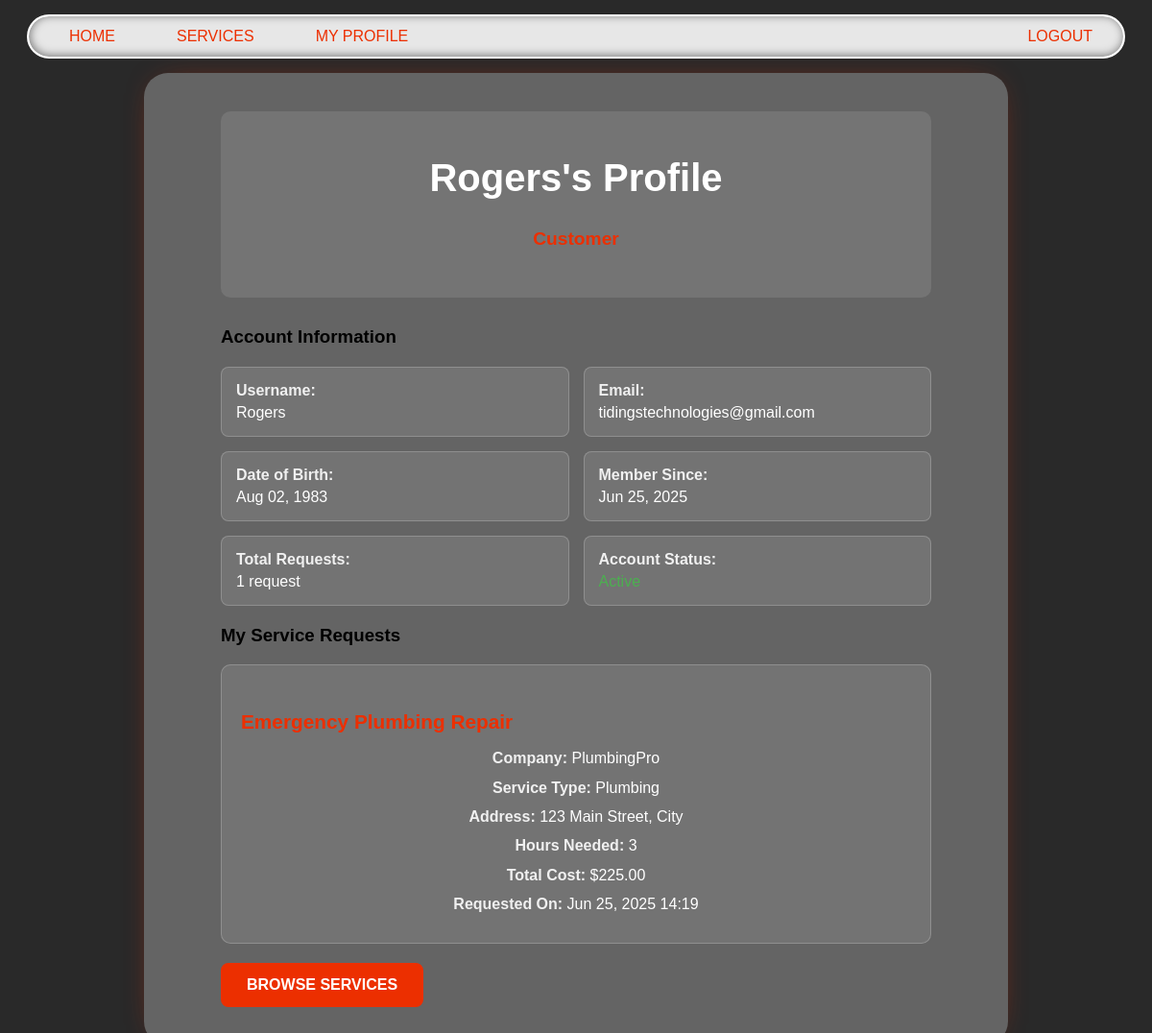
The page /customer/Rogers on the database its author committed.
### users/models.py (models this page shows)
class User(AbstractUser):
    email = models.EmailField(unique=True)  # ✅ Changed from CharField to EmailField for proper email validation
    is_company = models.BooleanField(default=False)
    is_customer = models.BooleanField(default=False)

class Customer(models.Model):
    user = models.OneToOneField(User, on_delete=models.CASCADE)
    date_of_birth = models.DateField(null=True, blank=True)  # ✅ Added relevant field for user profile

class Company(models.Model):
    FIELD_CHOICES = [
        ("Air Conditioner", "Air Conditioner"),
        ("All in One", "All in One"),
        ("Carpentry", "Carpentry"),
        ("Electricity", "Electricity"),
        ("Gardening", "Gardening"),
        ("Home Machines", "Home Machines"),
        ("Housekeeping", "Housekeeping"),  # ✅ Fixed spelling from "House Keeping"
        ("Interior Design", "Interior Design"),
        ("Locks", "Locks"),
        ("Painting", "Painting"),
        ("Plumbing", "Plumbing"),
        ("Water Heaters", "Water Heaters"),
    ]
    user = models.OneToOneField(User, on_delete=models.CASCADE, primary_key=True)
    field_of_work = models.CharField(max_length=70, choices=FIELD_CHOICES)  # ✅ Renamed field for clarity
    rating = models.IntegerField(validators=[MinValueValidator(0), MaxValueValidator(5)], default=0)

### services/models.py (models this page shows, shortened)
class ServiceRequest(models.Model):
    customer = models.ForeignKey(Customer, on_delete=models.CASCADE)
    service = models.ForeignKey(Service, on_delete=models.CASCADE)
    address = models.CharField(max_length=255)
    hours_needed = models.PositiveIntegerField()
    request_date = models.DateTimeField(auto_now_add=True)
    def calculated_cost(self):
        return self.service.price_hour * self.hours_needed

class Service(models.Model):
    FIELD_CHOICES = [
        ("Air Conditioner", "Air Conditioner"),
        ("All in One", "All in One"),
        ("Carpentry", "Carpentry"),
        ("Electricity", "Electricity"),
        ("Gardening", "Gardening"),
        ("Home Machines", "Home Machines"),
        ("Housekeeping", "Housekeeping"),  # ✅ Fixed spelling from "House Keeping"
        ("Interior Design", "Interior Design"),
        ("Locks", "Locks"),
        ("Painting", "Painting"),
        ("Plumbing", "Plumbing"),
        ("Water Heaters", "Water Heaters"),
    ]
    company = models.ForeignKey(Company, on_delete=models.CASCADE)
    name = models.CharField(max_length=40)
    description = models.TextField()
    price_hour = models.DecimalField(decimal_places=2, max_digits=8, validators=[MinValueValidator(0.00)])  # ✅ Fixed max_digits from 100 to 8 for realistic pricing
    field = models.CharField(max_length=30, choices=FIELD_CHOICES)
    date_created = models.DateTimeField(auto_now_add=True)  # ✅ Changed from auto_now=True to auto_now_add=True

### netfix/views.py (the view)
# urls.py: path('customer/<slug:name>', v.customer_profile, name='customer_profile'),
def customer_profile(request, name):
    user = get_object_or_404(User, username=name)
    if hasattr(user, 'customer'):
        customer = user.customer
        service_requests = ServiceRequest.objects.filter(customer=customer).order_by('-request_date')
        return render(request, 'users/customer_profile.html', {
            'user': user,
            'customer': customer,
            'service_requests': service_requests
        })
    else:
        return render(request, 'users/error.html', {'message': 'User is not a customer'})

### users/templates/users/customer_profile.html (shortened to what this page needs)
{% extends 'main/base.html' %}
{% block content %}
    <div class="profile-container">
        <div class="profile-header">
            <h1>{{ user.username }}'s Profile</h1>
            <p class="profile-type">Customer</p>
        </div>
        <div class="profile-info">
            <h3>Account Information</h3>
            <div class="info-grid">
                <div class="info-item">
                    <label>Username:</label>
                    <span>{{ user.username }}</span>
                </div>
                <div class="info-item">
                    <label>Email:</label>
                    <span>{{ user.email }}</span>
                </div>
                {% if customer.date_of_birth %}
                <div class="info-item">
                    <label>Date of Birth:</label>
                    <span>{{ customer.date_of_birth|date:"M d, Y" }}</span>
                </div>
                {% endif %}
                <div class="info-item">
                    <label>Member Since:</label>
                    <span>{{ user.date_joined|date:"M d, Y" }}</span>
                </div>
                <div class="info-item">
                    <label>Total Requests:</label>
                    <span>{{ service_requests.count }} request{{ service_requests.count|pluralize }}</span>
                </div>
                <div class="info-item">
                    <label>Account Status:</label>
                    <span>
                        {% if user.is_active %}
                            <span style="color: #4CAF50;">Active</span>
                        {% else %}
                            <span style="color: #f44336;">Inactive</span>
                        {% endif %}
                    </span>
                </div>
            </div>
        </div>
        <div class="service-requests">
            <h3>My Service Requests</h3>
            {% if service_requests %}
                <div class="requests-list">
                    {% for request in service_requests %}
                        <div class="request-card">
                            <h4>{{ request.service.name }}</h4>
                            <div class="request-details">
                                <p><strong>Company:</strong> {{ request.service.company.user.username }}</p>
                                <p><strong>Service Type:</strong> {{ request.service.field }}</p>
                                <p><strong>Address:</strong> {{ request.address }}</p>
                                <p><strong>Hours Needed:</strong> {{ request.hours_needed }}</p>
                                <p><strong>Total Cost:</strong> ${{ request.calculated_cost }}</p>
                                <p><strong>Requested On:</strong> {{ request.request_date|date:"M d, Y H:i" }}</p>
                            </div>
                        </div>
                    {% endfor %}
                </div>
            {% else %}
                <p class="no-requests">You haven't made any service requests yet.</p>
                <a href="/services/" class="btn btn-primary">Browse Services</a>
            {% endif %}
        </div>
        <div class="profile-actions">
            <a href="/services/" class="btn btn-primary">Browse Services</a>
        </div>
    </div>
{% endblock %}

### main/templates/main/base.html (shortened to what this page needs)
{% load static %}
<!DOCTYPE html>
<html lang="en">
  <head>
    <link
      rel="stylesheet"
      type="text/css"
      href="{% static 'css/style.css' %}"
    />
  </head>
  <body>
    {% include 'main/navbar.html' %}
    <div class='content'>
      {% block content %} replace me {% endblock %}
    </div>
  </body>
</html>

### main/templates/main/navbar.html (shortened to what this page needs)
<nav class="navbar">
    <ul>
        <li><a href="/">Home</a></li>
        <li>
            <a href="/services/">Services</a>
        </li>
        {% if user.is_authenticated %}
            {% if user.is_company %}
                <li><a href="/services/create/">Create Service</a></li>
                <li><a href="/company/{{ user.username }}">My Profile</a></li>
            {% elif user.is_customer %}
                <li><a href="/customer/{{ user.username }}">My Profile</a></li>
            {% endif %}
            <li class="last_navbar"><a href="/logout/">Logout</a></li>
        {% else %}
            <li><a href="/register/">Register</a></li>
            <li class="last_navbar"><a href="/register/login/">Login</a></li>
        {% endif %}
    </ul>
</nav>

### static/css/style.css (style rules this page uses)
body { background: #292929; font-family: 'Lexend Exa', sans-serif; padding: 0; margin: 0; }
a { color: #ee5e4b; text-decoration: none; }
.content { background-color: #646464; margin: 0 auto; width: 65%; padding: 20px 60px; box-shadow: 0px 0px 35px -20px #ec2f00; border-radius: 25px; }
.content p { text-align: center; margin: 30px 0px; white-space: pre-line; }
.btn { display: inline-block; padding: 12px 25px; border-radius: 8px; text-decoration: none; font-weight: bold; text-transform: uppercase; transition: all 0.3s ease; border: 2px solid transparent; cursor: pointer; }
.btn-primary { background: #ec2f00; color: white; border-color: #ec2f00; }
.navbar { position: sticky; top: 15px; box-shadow: inset 1px -1px 10px rgb(116, 116, 116); border: 2px solid white; border-radius: 30px; animation: slide-in 1s ease-out; background-color: #e7e7e7; width: 95%; margin: 0 auto; margin-bottom: 30px; }
.navbar ul { position: relative; display: flex; flex: 1 1 auto; margin: 0; padding: 0 30px; list-style-type: none; }
.navbar ul li:not(:last-child) { margin-right: 40px; }
.navbar ul li { border: 2px solid transparent; border-radius: 5px; padding: 10px; transition: background 0.2s; }
.navbar ul li a { color: #ec2f00; text-decoration: none; text-transform: uppercase; transition: color 0.2s; }
.last_navbar { right: 0; position: absolute; margin-right: 20px; }
span { background-color: #3834343d; border-radius: 30px; box-shadow: 0px 0px 23px 1px #2423213d; padding: 5px 10px; margin: 5px 0px; }
.request-card { background: rgba(255,255,255,0.1); border-radius: 10px; padding: 20px; margin-bottom: 20px; border: 1px solid rgba(255,255,255,0.2); transition: transform 0.3s ease, box-shadow 0.3s ease; }
.request-card h4 { color: #ec2f00; margin-bottom: 15px; font-size: 1.3rem; }
.request-details p { color: #fff; margin: 8px 0; line-height: 1.4; }
.request-details strong { color: #f0f0f0; }
.requests-list, .services-list { display: grid; gap: 20px; }
.profile-container, .login-container, .create-service-container, .request-service-container { max-width: 800px; margin: 0 auto; padding: 20px; }
.profile-header, .service-header { text-align: center; margin-bottom: 30px; padding: 20px; background: rgba(255,255,255,0.1); border-radius: 10px; }
.profile-header h1, .service-header h1 { color: #fff; font-size: 2.5rem; margin-bottom: 10px; }
.profile-type, .service-category { color: #ec2f00; font-size: 1.2rem; font-weight: bold; }
.info-grid, .detail-grid { display: grid; grid-template-columns: repeat(auto-fit, minmax(250px, 1fr)); gap: 15px; margin: 20px 0; }
.info-item, .detail-item { background: rgba(255,255,255,0.1); padding: 15px; border-radius: 8px; border: 1px solid rgba(255,255,255,0.2); }
.info-item label, .detail-item label { color: #f0f0f0; font-weight: bold; display: block; margin-bottom: 5px; }
.info-item span, .detail-item span { color: #fff; background: none; box-shadow: none; padding: 0; margin: 0; }

### rows shown on the page
User: username "Rogers", email "tidingstechnologies@gmail.com", date_joined "Jun 25, 2025"
Customer: date_of_birth "Aug 02, 1983"
ServiceRequest: service.company.user.username "PlumbingPro", service.field "Plumbing", address "123 Main Street, City", hours_needed "3", calculated_cost "225.00", request_date "Jun 25, 2025 14:19"

### other values the page prints
{{ service_requests.count }} "1"
